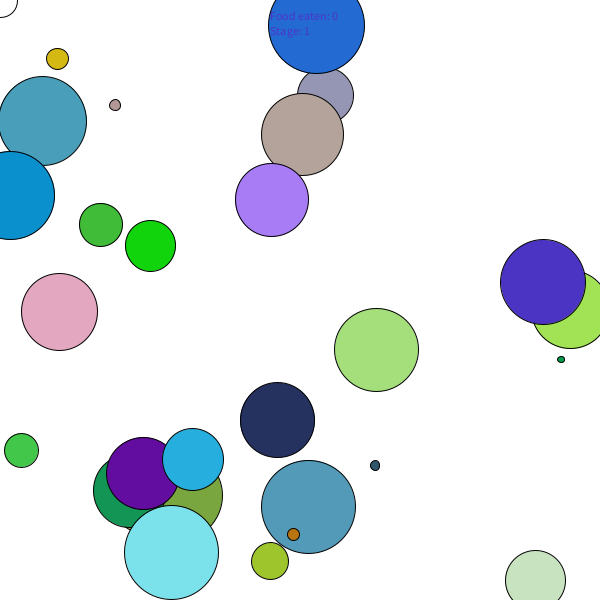
Frame 1 (no input)
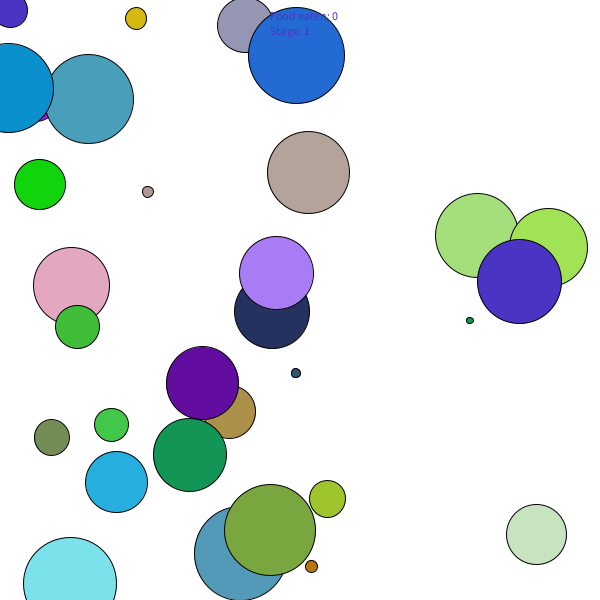
Frame 60 (the mouse pressed at the canvas centre just before this capture)
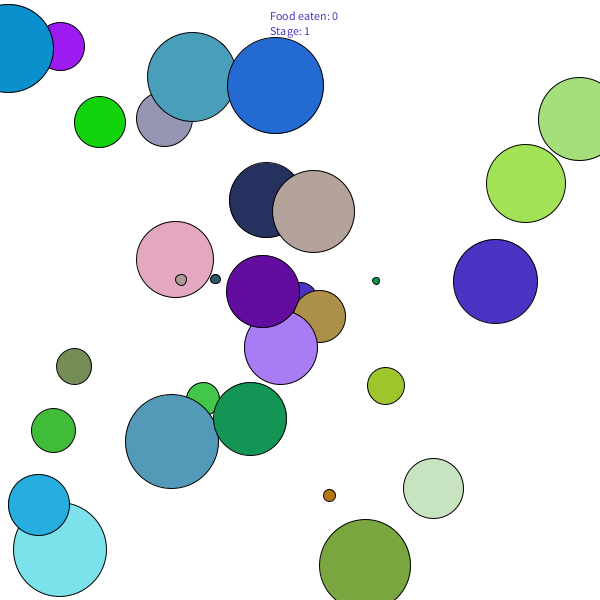
Frame 120 (the mouse held since frame 60 and released just before this capture)

The Processing sketch that drew these frames (run headless with seeded random() and noise(); from frame 60 on, the mouse is pressed at the canvas centre):

// Processing sketch: agar_Java
// ── agar_Java.pde
class Agar {
  float size;
  float x;
  float y;
  float red;
  float green;
  float blue;
  Agar() {
    size = 35;

    red = random(0, 255);
    green = random(0, 255);
    blue = random(0, 255);
  }


  Agar(float size, float x, float y, float red, float green, float blue) {
    this.size = size;
    size = 35;
    this.x = x;
    this.y = y;
    x = mouseX;
    y = mouseY;
    red = random(0, 255);
    green = random(0, 255);
    blue = random(0, 255);
  }

  void eat() {
    x = mouseX;
    y = mouseY;
    ellipse(x, y, size, size);
    fill(red, green, blue);
    if (mouseX <= 10) {
      mouseX = 10;
    }
    if (mouseX >= 590) {
      mouseX = 590;
    }
    if (mouseY <= 10) {
      mouseY = 10;
    }
    if (mouseY >= 590) {
      mouseY = 590;
    }
    
  }
}

// ── food_java.pde
class food {
  float x;
  float y;
  float size;
  float red;
  float green;
  float blue;
  float velX;
  float velY;
  food() {
    x = random(10, 590);
    y = random(10, 590);
    size = random(5, 100);
    red = random(0, 255);
    green = random(0, 255);
    blue = random(0, 255);
    velX = random(-2, 2);
    velY = random(-2, 2);
  }

  void exist() {
    fill(red, green, blue);
    ellipse(x, y, size, size);
    x += velX;
    y += velY;
    if (x >= 585) {
      velX *= -1;
    }
    if (x <= 15) {
      velX *= -1;
    }
    if (y >= 585) {
      velY *= -1;
    }
    if (y <= 15) {
      velY *= -1;
    }
  }
}

// ── run.pde
Agar player;
food[] ball;
int num = 30;
int nnum = num;
static int food = 0;
int score = 0;
int m = 1;
int stage = 1;
void settings() {
  size(600, 600);
}
void setup() {
  ball = new food[num];
  player = new Agar();
  for (int f = 0; f < num; f++) {
    ball[f] = new food();
  }
}
void draw() {
  background(255);
  player.eat();
  for (int i = 0; i < num; i++) {
    ball[i].exist();
    if ((ball[i].x <= player.x + player.size * 0.5) && (ball[i].x >= player.x - player.size * 0.5) && (ball[i].y <= player.y + player.size * 0.5) && (ball[i].y >= player.y - player.size * 0.5) && (player.size > ball[i].size)) {
      ball[i].x = -400;
      ball[i].y = -400;
      player.size += 5;
      food += 1;
    }
    if ((ball[i].x <= player.x + player.size * 0.5) && (ball[i].x >= player.x - player.size * 0.5) && (ball[i].y <= player.y + player.size * 0.5) && (ball[i].y >= player.y - player.size * 0.5) && (player.size < ball[i].size)) {
      for (int j = 0; j < num; j++) {
        ball[j].velX = 0;
        ball[j].velY = 0;
        ball[j].x = -500;
        ball[j].y = -500;
      }
    }
    if (ball[i].x == -500 && ball[i].y == -500) {
      text("Game Over", 270, 300);
    }

    if (food == nnum * m) {
      stage++;

      player.size = 35;
      for (int j = 0; j < num; j++) {
        ball[j].x = random(10, 590);
        ball[j].y = random(10, 590);
        ball[j].velX = random(-2, 2);
        ball[j].velY = random(-2, 2);
        ball[j].red = random(0, 255);
        ball[j].green = random(0, 255);
        ball[j].blue = random(0, 255);
        ball[j].size = random(5, 100);
      }
      m += 1;
    }
  }
  text("Stage: " + stage, 270, 35);
  text("Food eaten: " + food, 270, 20);
}
